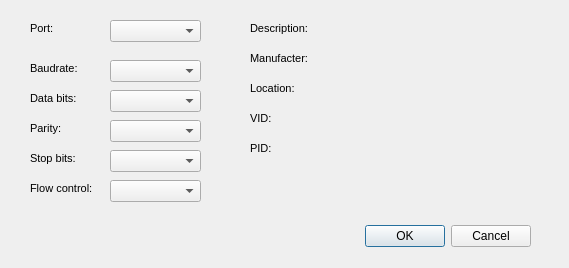
<?xml version="1.0" encoding="UTF-8"?>
<ui version="4.0">
 <class>SettingsDialog</class>
 <widget class="QDialog" name="SettingsDialog">
  <property name="geometry">
   <rect>
    <x>0</x>
    <y>0</y>
    <width>569</width>
    <height>268</height>
   </rect>
  </property>
  <property name="windowTitle">
   <string>Dialog</string>
  </property>
  <widget class="QDialogButtonBox" name="buttonBox">
   <property name="geometry">
    <rect>
     <x>190</x>
     <y>220</y>
     <width>341</width>
     <height>32</height>
    </rect>
   </property>
   <property name="orientation">
    <enum>Qt::Horizontal</enum>
   </property>
   <property name="standardButtons">
    <set>QDialogButtonBox::Cancel|QDialogButtonBox::Ok</set>
   </property>
  </widget>
  <widget class="QComboBox" name="stopBitsBox">
   <property name="geometry">
    <rect>
     <x>110</x>
     <y>150</y>
     <width>91</width>
     <height>22</height>
    </rect>
   </property>
  </widget>
  <widget class="QLabel" name="locationLabel">
   <property name="geometry">
    <rect>
     <x>250</x>
     <y>80</y>
     <width>301</width>
     <height>16</height>
    </rect>
   </property>
   <property name="font">
    <font>
     <pointsize>8</pointsize>
    </font>
   </property>
   <property name="text">
    <string>Location:</string>
   </property>
  </widget>
  <widget class="QLabel" name="label_5">
   <property name="geometry">
    <rect>
     <x>30</x>
     <y>180</y>
     <width>71</width>
     <height>16</height>
    </rect>
   </property>
   <property name="font">
    <font>
     <pointsize>8</pointsize>
    </font>
   </property>
   <property name="text">
    <string>Flow control:</string>
   </property>
  </widget>
  <widget class="QLabel" name="descriptionLabel">
   <property name="geometry">
    <rect>
     <x>250</x>
     <y>20</y>
     <width>301</width>
     <height>16</height>
    </rect>
   </property>
   <property name="font">
    <font>
     <pointsize>8</pointsize>
    </font>
   </property>
   <property name="text">
    <string>Description:</string>
   </property>
  </widget>
  <widget class="QLabel" name="label">
   <property name="geometry">
    <rect>
     <x>30</x>
     <y>60</y>
     <width>71</width>
     <height>16</height>
    </rect>
   </property>
   <property name="font">
    <font>
     <pointsize>8</pointsize>
    </font>
   </property>
   <property name="text">
    <string>Baudrate:</string>
   </property>
  </widget>
  <widget class="QLabel" name="pidLabel">
   <property name="geometry">
    <rect>
     <x>250</x>
     <y>140</y>
     <width>301</width>
     <height>16</height>
    </rect>
   </property>
   <property name="font">
    <font>
     <pointsize>8</pointsize>
    </font>
   </property>
   <property name="text">
    <string>PID:</string>
   </property>
  </widget>
  <widget class="QLabel" name="label_3">
   <property name="geometry">
    <rect>
     <x>30</x>
     <y>120</y>
     <width>71</width>
     <height>16</height>
    </rect>
   </property>
   <property name="font">
    <font>
     <pointsize>8</pointsize>
    </font>
   </property>
   <property name="text">
    <string>Parity:</string>
   </property>
  </widget>
  <widget class="QLabel" name="manufacturerLabel">
   <property name="geometry">
    <rect>
     <x>250</x>
     <y>50</y>
     <width>301</width>
     <height>16</height>
    </rect>
   </property>
   <property name="font">
    <font>
     <pointsize>8</pointsize>
    </font>
   </property>
   <property name="text">
    <string>Manufacter:</string>
   </property>
  </widget>
  <widget class="QComboBox" name="baudRateBox">
   <property name="geometry">
    <rect>
     <x>110</x>
     <y>60</y>
     <width>91</width>
     <height>22</height>
    </rect>
   </property>
  </widget>
  <widget class="QLabel" name="vidLabel">
   <property name="geometry">
    <rect>
     <x>250</x>
     <y>110</y>
     <width>301</width>
     <height>16</height>
    </rect>
   </property>
   <property name="font">
    <font>
     <pointsize>8</pointsize>
    </font>
   </property>
   <property name="text">
    <string>VID:</string>
   </property>
  </widget>
  <widget class="QComboBox" name="dataBitsBox">
   <property name="geometry">
    <rect>
     <x>110</x>
     <y>90</y>
     <width>91</width>
     <height>22</height>
    </rect>
   </property>
  </widget>
  <widget class="QLabel" name="label_4">
   <property name="geometry">
    <rect>
     <x>30</x>
     <y>150</y>
     <width>71</width>
     <height>16</height>
    </rect>
   </property>
   <property name="font">
    <font>
     <pointsize>8</pointsize>
    </font>
   </property>
   <property name="text">
    <string>Stop bits:</string>
   </property>
  </widget>
  <widget class="QComboBox" name="flowControlBox">
   <property name="geometry">
    <rect>
     <x>110</x>
     <y>180</y>
     <width>91</width>
     <height>22</height>
    </rect>
   </property>
  </widget>
  <widget class="QComboBox" name="parityBox">
   <property name="geometry">
    <rect>
     <x>110</x>
     <y>120</y>
     <width>91</width>
     <height>22</height>
    </rect>
   </property>
  </widget>
  <widget class="QComboBox" name="portNameBox">
   <property name="geometry">
    <rect>
     <x>110</x>
     <y>20</y>
     <width>91</width>
     <height>22</height>
    </rect>
   </property>
  </widget>
  <widget class="QLabel" name="label_2">
   <property name="geometry">
    <rect>
     <x>30</x>
     <y>90</y>
     <width>71</width>
     <height>16</height>
    </rect>
   </property>
   <property name="font">
    <font>
     <pointsize>8</pointsize>
    </font>
   </property>
   <property name="text">
    <string>Data bits:</string>
   </property>
  </widget>
  <widget class="QLabel" name="label_6">
   <property name="geometry">
    <rect>
     <x>30</x>
     <y>20</y>
     <width>71</width>
     <height>16</height>
    </rect>
   </property>
   <property name="font">
    <font>
     <pointsize>8</pointsize>
    </font>
   </property>
   <property name="text">
    <string>Port:</string>
   </property>
  </widget>
 </widget>
 <resources/>
 <connections>
  <connection>
   <sender>buttonBox</sender>
   <signal>accepted()</signal>
   <receiver>SettingsDialog</receiver>
   <slot>accept()</slot>
   <hints>
    <hint type="sourcelabel">
     <x>248</x>
     <y>254</y>
    </hint>
    <hint type="destinationlabel">
     <x>157</x>
     <y>274</y>
    </hint>
   </hints>
  </connection>
  <connection>
   <sender>buttonBox</sender>
   <signal>rejected()</signal>
   <receiver>SettingsDialog</receiver>
   <slot>reject()</slot>
   <hints>
    <hint type="sourcelabel">
     <x>316</x>
     <y>260</y>
    </hint>
    <hint type="destinationlabel">
     <x>286</x>
     <y>274</y>
    </hint>
   </hints>
  </connection>
 </connections>
</ui>
